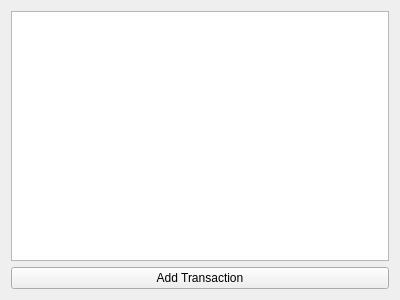
<?xml version="1.0" encoding="UTF-8"?>
<ui version="4.0">
 <class>RawViewPresenter</class>
 <widget class="QWidget" name="RawViewPresenter">
  <property name="geometry">
   <rect>
    <x>0</x>
    <y>0</y>
    <width>400</width>
    <height>300</height>
   </rect>
  </property>
  <property name="windowTitle">
   <string>Form</string>
  </property>
  <layout class="QVBoxLayout" name="verticalLayout">
   <item>
    <widget class="QTableView" name="tableView"/>
   </item>
   <item>
    <widget class="QPushButton" name="pushButtonAddTransaction">
     <property name="text">
      <string>Add Transaction</string>
     </property>
    </widget>
   </item>
  </layout>
 </widget>
 <resources/>
 <connections/>
</ui>
